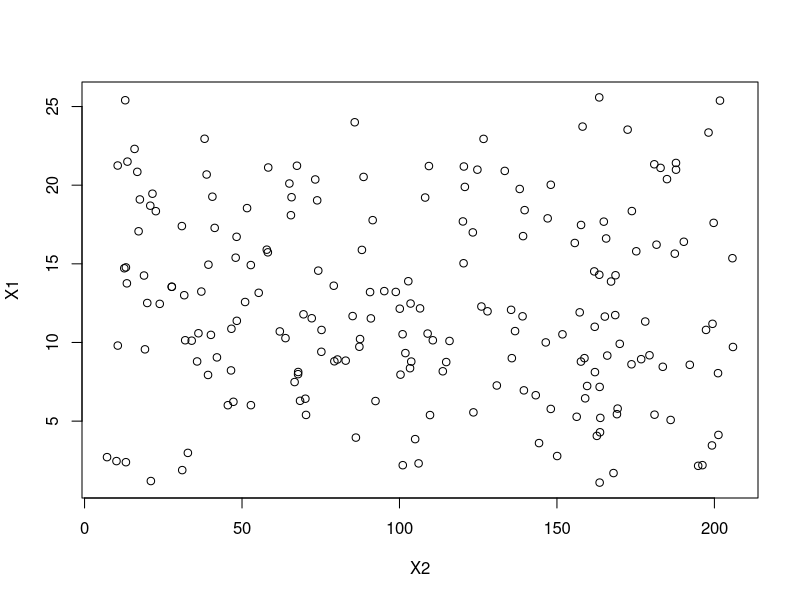

Here is the R script that generated this plot: (Note: this script raises an error after producing the figure.)
# Exercise 1
Y = seq(from=0, to=20, by=0.1)
X1 = (Y-2)/3 + runif(length(Y), min=0.5, max=20)
X2 = (Y+3)/2 + runif(length(Y), min=0.5, max=200)
df = as.data.frame(cbind(Y, X1, X2))

#summary(lm(Y~X1+X2, data=df))
plot(X1~X2)
cor(X1,X2)

# Exercise 2
#install.packages('dplyr')
data('airquality')
airquality = airquality %>%
  subset(is.na(Solar.R)==FALSE & is.na(Ozone)==FALSE)
mod1 = lm(Temp~Wind, data=airquality)
mod2 = lm(Temp~Wind+Solar.R, data=airquality)
mod3 = lm(Temp~Wind+Solar.R+Ozone, data=airquality)
summary(mod3)
anova(mod2,mod3)
# yes it explains more variance because it has a lower RSS value than model 2
# (model 2 was already shown to explain more variance than model 1, so if mod3>mod2, then mod3>mod1)

# Exercise 3
AIC(mod1)
AIC(mod2)
AIC(mod3)
# all of these are much greater than 10, so there isn't much information to compare the models, but 
# mod3's lower AIC suggests that it is not performing as well as the other models.